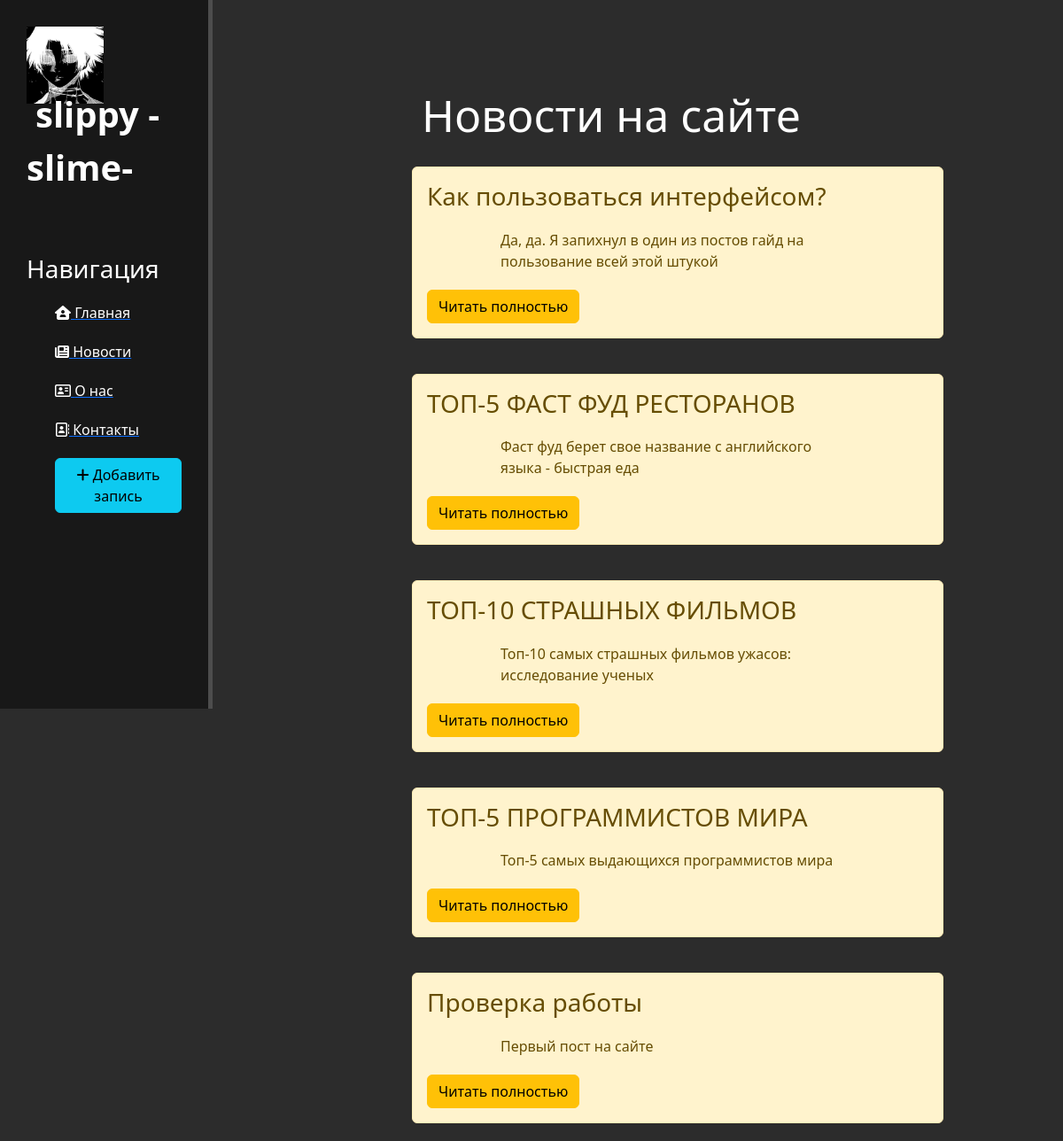
Page /news/ on the committed database.
### news/models.py (models this page shows, shortened)
class Articles(models.Model):
    title = models.CharField('Название', max_length=50)
    anons = models.CharField('Анонс', max_length=250)
    full_text = models.TextField('Статья')
    date = models.DateTimeField('Дата публикации')
    class Meta:
        verbose_name = 'Новость'
        verbose_name_plural = 'Новости'

### news/views.py (the view)
# urls.py: path('', views.news_home, name='news_home'),
def news_home(request):
    news = Articles.objects.order_by('-date')
    return render(request, 'news/news_home.html', {'news': news})

### news/templates/news/news_home.html (shortened to what this page needs)
{% extends 'main/layout.html' %}
{% block content %}
    <div class="features">
        <h1>Новости на сайте</h1>
        {% if news %}
            {% for el in news %}
                <div class="alert alert-warning">
                    <h3>{{ el.title }}</h3>
                    <p>{{ el.anons }}</p>
                    <a href="{% url 'news-detail' el.id %}" class="btn btn-warning">Читать полностью</a>
                </div>
            {% endfor %}
        {% else %}
            <p>У вас нет записей</p>
        {% endif %}
    </div>
{% endblock %}

### main/templates/main/layout.html (shortened to what this page needs)
{% load static %}
<!DOCTYPE html>
<html lang="ru">
<head>
    <link rel="stylesheet" href="https://cdn.jsdelivr.net/npm/bootstrap@5.2.3/dist/css/bootstrap.min.css">
    <link rel="stylesheet" href="{% static 'main/css/main.css' %}">
    <link rel="stylesheet" href="https://use.fontawesome.com/releases/v6.2.1/css/all.css">
</head>
<body>
    <aside>
        <img src="{% static 'main/img/ghoul.jpg' %}" alt="Logo">
        <span class="logo">slippy -slime-</span>
        <h3>Навигация</h3>
        <ul>
            <a href="{% url 'home' %}"><li><i class="fa-solid fa-house-user"></i> Главная</li></a>
            <a href="{% url 'news_home' %}"><li><i class="fa-solid fa-newspaper"></i> Новости</li></a>
            <a href="{% url 'about' %}"><li><i class="fa-regular fa-address-card"></i> О нас</li></a>
            <a href="{% url 'contacts' %}"><li><i class="fa-regular fa-address-book"></i> Контакты</li></a>
            <a href="{% url 'create' %}"><li><button class="btn btn-info"><i class="fa-solid fa-plus"></i> Добавить запись</button></li></a>
        </ul>
    </aside>
    <main>
        {% block content %}
        {% endblock %}
    </main>
</body>
</html>

### main/static/main/css/main.css (style rules this page uses)
body { background: #2c2c2c; }
aside { float: left; background: #181818; width: 20%; padding: 2.5%; height: 100vh; color: #fff; border-right: 5px solid #4d4d4d; }
aside img { width: 87px; float: left; }
aside .logo { font-size: 40px; margin-left: 10px; font-weight: bold; position: relative; top: -18px; }
aside h3 { margin-top: 50px; font-size: 28px; }
aside ul { list-style: none }
aside ul li { color: #fff; display: block; margin-top: 20px; transition: transform .6s ease; }
main .features { float: left; color: #fff; margin-top: 100px; text-align: center; width: 75%; }
main .features h1 { font-size: 50px; }
main .features p { max-width: 400px; margin: 20px auto }
.alert-warning { float: left; clear: both; width: 600px; margin: 20px 25%; text-align: left; }

### rows in the picture
Articles: title "Как пользоваться интерфейсом?", anons "Да, да. Я запихнул в один из постов гайд на пользование всей этой штукой"
Articles: title "ТОП-5 ФАСТ ФУД РЕСТОРАНОВ", anons "Фаст фуд берет свое название с английского языка - быстрая еда"
Articles: title "ТОП-10 СТРАШНЫХ ФИЛЬМОВ", anons "Топ-10 самых страшных фильмов ужасов: исследование ученых"
Articles: title "ТОП-5 ПРОГРАММИСТОВ МИРА", anons "Топ-5 самых выдающихся программистов мира"
Articles: title "Проверка работы", anons "Первый пост на сайте"
